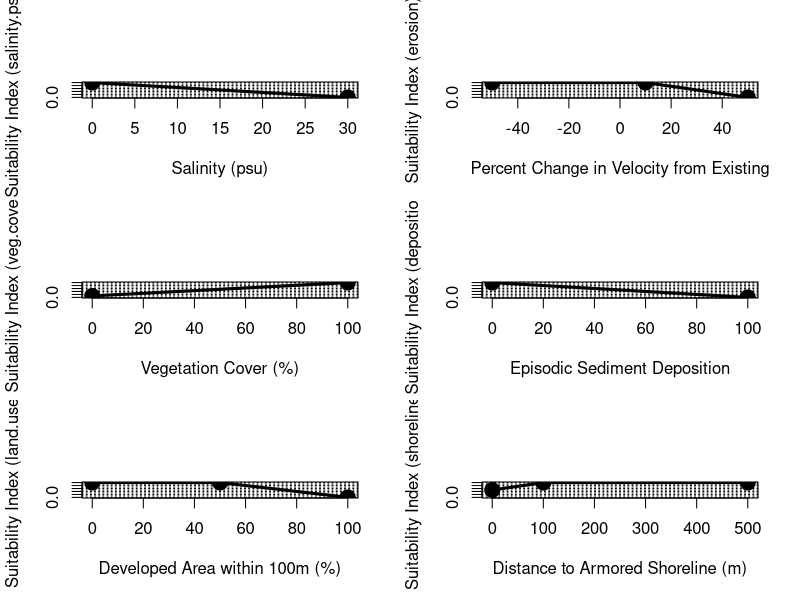

Here is the R script that generated this plot:
## ---- chunk 1
#Create data frame with est.int submodel
NYBEM.est.int <- data.frame(matrix(NA,nrow=3,ncol=12))
colnames(NYBEM.est.int) <- c("salinity.psu", "salinity.SIV", "erosion", "erosion.SIV",
                             "veg.cover.per", "veg.cover.SIV", "deposition", "deposition.SIV", 
                             "land.use.per", "land.use.SIV", "shoreline.m", "shoreline.SIV")
NYBEM.est.int$salinity.psu <- c(0, 30, NA)
NYBEM.est.int$salinity.SIV <- c(1, 0, NA)
NYBEM.est.int$erosion <- c(-50, 10, 50)
NYBEM.est.int$erosion.SIV <- c(1, 1, 0)
NYBEM.est.int$veg.cover.per <- c(0, 100, NA)
NYBEM.est.int$veg.cover.SIV <- c(0.1, 1, NA)
NYBEM.est.int$deposition <- c(0, 100, NA)
NYBEM.est.int$deposition.SIV <- c(1, 0, NA)
NYBEM.est.int$land.use.per <- c(0, 50, 100)
NYBEM.est.int$land.use.SIV <- c(1, 1, 0)
NYBEM.est.int$shoreline.m <- c(0, 100, 500)
NYBEM.est.int$shoreline.SIV <- c(0.5, 1, 1)

##########
#Create summary figure for mar.int submodel
par(mfrow=c(3,2), cex=1.0)

  #salinity.psu
  plot(NYBEM.est.int$salinity.psu, NYBEM.est.int$salinity.SIV, xlim=c(0,30), ylim=c(0,1), type="l",
       xlab="Salinity (psu)", ylab="Suitability Index (salinity.psu)")
  abline(h=seq(0,1,0.1), lty=3)
  points(NYBEM.est.int$salinity.psu, NYBEM.est.int$salinity.SIV, pch=19, cex=2)
  lines(NYBEM.est.int$salinity.psu, NYBEM.est.int$salinity.SIV, lwd=3)
  
  #erosion
  plot(NYBEM.est.int$erosion, NYBEM.est.int$erosion.SIV, xlim=c(-50,50), ylim=c(0,1), type="l",
       xlab="Percent Change in Velocity from Existing", ylab="Suitability Index (erosion)")
  abline(h=seq(0,1,0.1), lty=3)
  points(NYBEM.est.int$erosion, NYBEM.est.int$erosion.SIV, pch=19, cex=2)
  lines(NYBEM.est.int$erosion, NYBEM.est.int$erosion.SIV, lwd=3)
  
  #veg.cover.per
  plot(NYBEM.est.int$veg.cover.per, NYBEM.est.int$veg.cover.SIV, xlim=c(0,100), ylim=c(0,1), type="l",
       xlab="Vegetation Cover (%)", ylab="Suitability Index (veg.cover)")
  abline(h=seq(0,1,0.1), lty=3)
  points(NYBEM.est.int$veg.cover.per, NYBEM.est.int$veg.cover.SIV, pch=19, cex=2)
  lines(NYBEM.est.int$veg.cover.per, NYBEM.est.int$veg.cover.SIV, lwd=3)
  
  #deposition
  plot(NYBEM.est.int$deposition, NYBEM.est.int$deposition.SIV, xlim=c(0,100), ylim=c(0,1), type="l",
       xlab="Episodic Sediment Deposition", ylab="Suitability Index (deposition)")
  abline(h=seq(0,1,0.1), lty=3)
  points(NYBEM.est.int$deposition, NYBEM.est.int$deposition.SIV, pch=19, cex=2)
  lines(NYBEM.est.int$deposition, NYBEM.est.int$deposition.SIV, lwd=3)
  
  #land.use.per
  plot(NYBEM.est.int$land.use.per, NYBEM.est.int$land.use.SIV, xlim=c(0,100), ylim=c(0,1), type="l",
       xlab="Developed Area within 100m (%)", ylab="Suitability Index (land.use)")
  abline(h=seq(0,1,0.1), lty=3)
  points(NYBEM.est.int$land.use.per, NYBEM.est.int$land.use.SIV, pch=19, cex=2)
  lines(NYBEM.est.int$land.use.per, NYBEM.est.int$land.use.SIV, lwd=3)
  
  #shoreline.m
  plot(NYBEM.est.int$shoreline.m, NYBEM.est.int$shoreline.SIV, xlim=c(0,500), ylim=c(0,1), type="l",
       xlab="Distance to Armored Shoreline (m)", ylab="Suitability Index (shoreline)")
  abline(h=seq(0,1,0.1), lty=3)
  points(NYBEM.est.int$shoreline.m, NYBEM.est.int$shoreline.SIV, pch=19, cex=2)
  lines(NYBEM.est.int$shoreline.m, NYBEM.est.int$shoreline.SIV, lwd=3)

## ---- chunk 2
#Function for assessing habitat quality
est.int <- function(x, y){
  est.int.HSI <- x + y

  #Send output
  est.int.HSI
}
